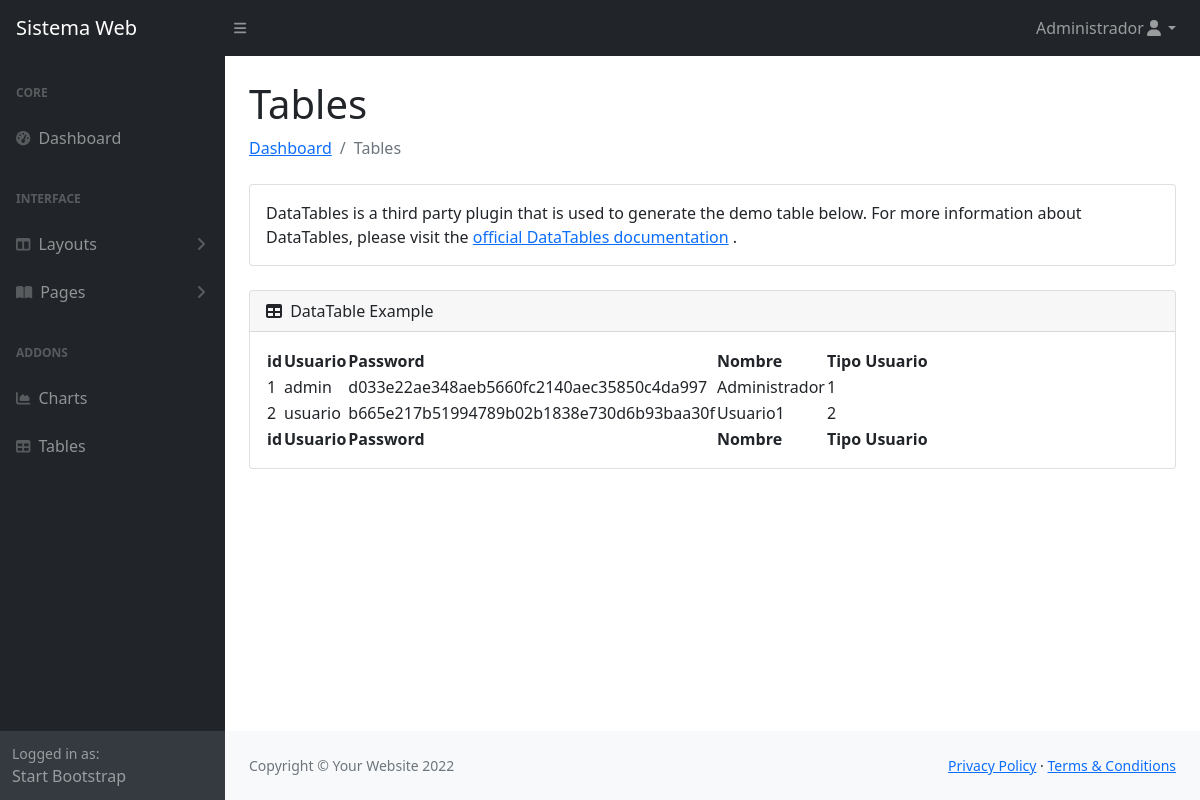
Screenshot of /dist/tabla.php (signed in) with the database file from the repository.
### tables this page shows
CREATE TABLE `usuario` (
  `id` int(11) NOT NULL,
  `usuario` varchar(40) NOT NULL,
  `password` varchar(50) NOT NULL,
  `nombre` varchar(80) NOT NULL,
  `tipo_usuario` int(11) NOT NULL
);

### dist/tabla.php (the view, shortened to what this page needs)
<?php
require 'conexion.php';
$nombre = $_SESSION['nombre'];
$id = $_SESSION['id'];
$tipo_usuario = $_SESSION['tipo_usuario'];
if($tipo_usuario == 1) {
   $where = '';
}else if($tipo_usuario == 2) {
   $where = "WHERE id=$id";
}
$sql = "SELECT * FROM usuario $where";
$resultado = $mysqli->query($sql);
?>
<!DOCTYPE html>
<html lang="en">
    <head>
        <link href="https://cdn.jsdelivr.net/npm/simple-datatables@latest/dist/style.css" rel="stylesheet" />
        <link href="css/styles.css" rel="stylesheet" />
    </head>
    <body class="sb-nav-fixed">
    <nav class="sb-topnav navbar navbar-expand navbar-dark bg-dark">
            <a class="navbar-brand ps-3" href="principal.php">Sistema Web</a>
            <button class="btn btn-link btn-sm order-1 order-lg-0 me-4 me-lg-0" id="sidebarToggle" href="#!"><i class="fas fa-bars"></i></button>
            <ul class="navbar-nav ms-auto me-0 me-md-3 my-2 my-md-0">
                <li class="nav-item dropdown">
                    <a class="nav-link dropdown-toggle" id="navbarDropdown" href="#" role="button" data-bs-toggle="dropdown" aria-expanded="false"><?php echo  $nombre; ?><i class="fas fa-user fa-fw"></i></a>
                </li>
            </ul>
        </nav>
        <div id="layoutSidenav">
            <div id="layoutSidenav_nav">
                <nav class="sb-sidenav accordion sb-sidenav-dark" id="sidenavAccordion">
                    <div class="sb-sidenav-menu">
                        <div class="nav">
                            <div class="sb-sidenav-menu-heading">Core</div>
                            <a class="nav-link" href="index.html">
                                <div class="sb-nav-link-icon"><i class="fas fa-tachometer-alt"></i></div>
                                Dashboard
                            </a>
                            <div class="sb-sidenav-menu-heading">Interface</div>
                            <a class="nav-link collapsed" href="#" data-bs-toggle="collapse" data-bs-target="#collapseLayouts" aria-expanded="false" aria-controls="collapseLayouts">
                                <div class="sb-nav-link-icon"><i class="fas fa-columns"></i></div>
                                Layouts
                                <div class="sb-sidenav-collapse-arrow"><i class="fas fa-angle-down"></i></div>
                            </a>
                            <a class="nav-link collapsed" href="#" data-bs-toggle="collapse" data-bs-target="#collapsePages" aria-expanded="false" aria-controls="collapsePages">
                                <div class="sb-nav-link-icon"><i class="fas fa-book-open"></i></div>
                                Pages
                                <div class="sb-sidenav-collapse-arrow"><i class="fas fa-angle-down"></i></div>
                            </a>
                            <div class="sb-sidenav-menu-heading">Addons</div>
                            <a class="nav-link" href="charts.html">
                                <div class="sb-nav-link-icon"><i class="fas fa-chart-area"></i></div>
                                Charts
                            </a>
                            <a class="nav-link" href="tables.html">
                                <div class="sb-nav-link-icon"><i class="fas fa-table"></i></div>
                                Tables
                            </a>
                        </div>
                    </div>
                    <div class="sb-sidenav-footer">
                        <div class="small">Logged in as:</div>
                        Start Bootstrap
                    </div>
                </nav>
            </div>
            <div id="layoutSidenav_content">
                <main>
                    <div class="container-fluid px-4">
                        <h1 class="mt-4">Tables</h1>
                        <ol class="breadcrumb mb-4">
                            <li class="breadcrumb-item"><a href="index.html">Dashboard</a></li>
                            <li class="breadcrumb-item active">Tables</li>
                        </ol>
                        <div class="card mb-4">
                            <div class="card-body">
                                DataTables is a third party plugin that is used to generate the demo table below. For more information about DataTables, please visit the
                                <a target="_blank" href="https://datatables.net/">official DataTables documentation</a>
                                .
                            </div>
                        </div>
                        <div class="card mb-4">
                            <div class="card-header">
                                <i class="fas fa-table me-1"></i>
                                DataTable Example
                            </div>
                            <div class="card-body">
                                <table id="datatablesSimple">
                                    <thead>
                                        <tr>
                                            <th>id</th>
                                            <th>Usuario</th>
                                            <th>Password</th>
                                            <th>Nombre</th>
                                            <th>Tipo Usuario</th>
                                        </tr>
                                    </thead>
                                    <tfoot>
                                        <tr>
                                            <th>id</th>
                                            <th>Usuario</th>
                                            <th>Password</th>
                                            <th>Nombre</th>
                                            <th>Tipo Usuario</th>
                                        </tr>
                                    </tfoot>
                                    <tbody>
                                        <?php while($row = $resultado-> fetch_assoc()) {?>
                                        <tr>
                                            <td><?php echo $row['id']; ?></td>
                                            <td><?php echo $row['usuario']; ?></td>
                                            <td><?php echo $row['password']; ?></td>
                                            <td><?php echo $row['nombre']; ?></td>
                                            <td><?php echo $row['tipo_usuario']; ?></td>
                                        </tr>
                                        <?php }?>
                                    </tbody>
                                </table>
                            </div>
                        </div>
                    </div>
                </main>
                <footer class="py-4 bg-light mt-auto">
                    <div class="container-fluid px-4">
                        <div class="d-flex align-items-center justify-content-between small">
                            <div class="text-muted">Copyright &copy; Your Website 2022</div>
                            <div>
                                <a href="#">Privacy Policy</a>
                                &middot;
                                <a href="#">Terms &amp; Conditions</a>
                            </div>
                        </div>
                    </div>
                </footer>
            </div>
        </div>
    </body>
</html>

### rows the page displays
usuario: id "1", usuario "admin", password "d033e22ae348aeb5660fc2140aec35850c4da997", nombre "Administrador", tipo_usuario "1"
usuario: id "2", usuario "usuario", password "b665e217b51994789b02b1838e730d6b93baa30f", nombre "Usuario1", tipo_usuario "2"

### other values shown
$nombre "Administrador"
